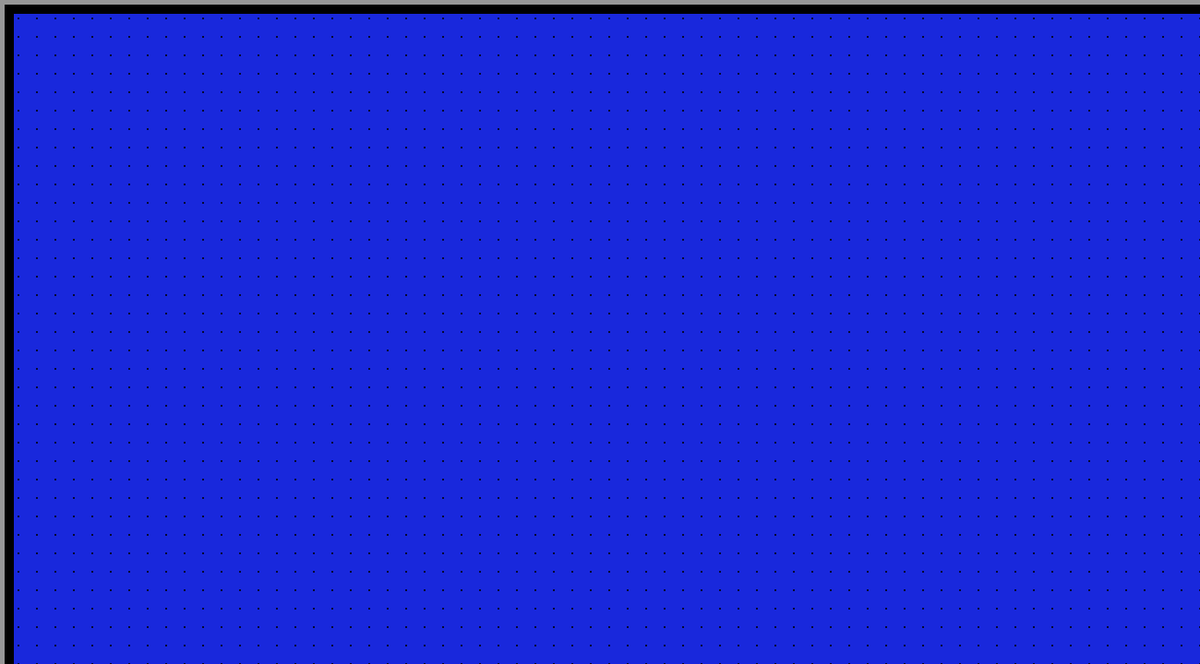
Frame 1 (no input)
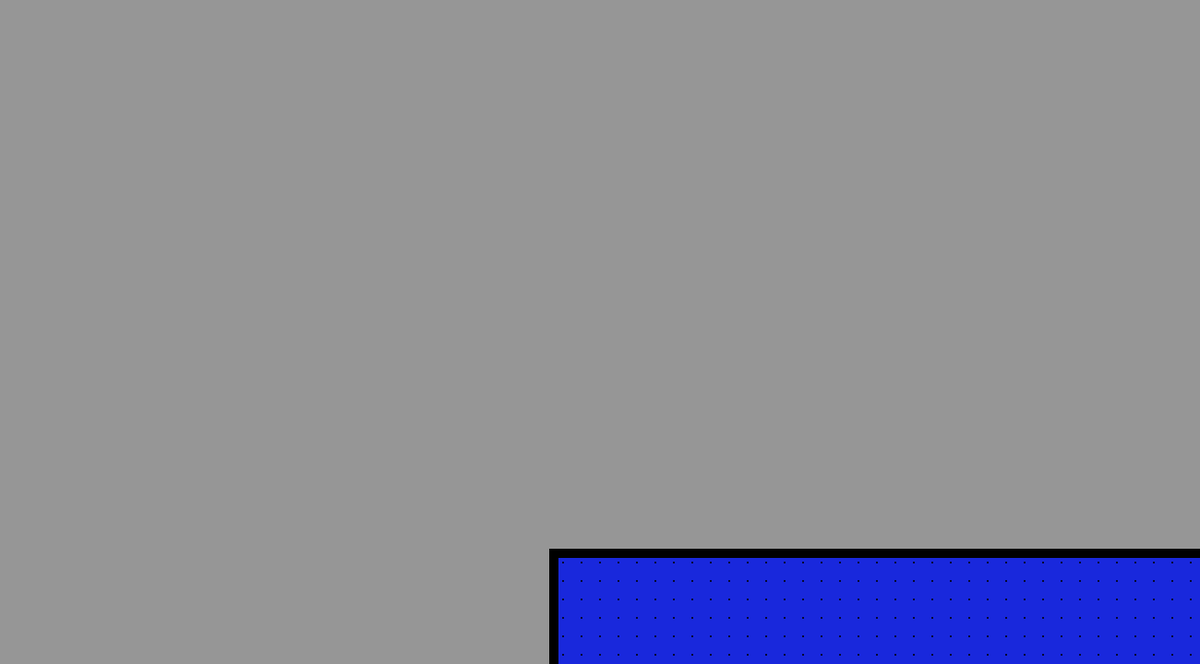
Frame 60 (the mouse pressed at the canvas centre just before this capture)
Frame 120 (the mouse held since frame 60 and released just before this capture): identical to frame 60, image omitted

The Processing sketch that drew these frames (run headless with seeded random() and noise(); from frame 60 on, the mouse is pressed at the canvas centre):

// Processing sketch: TheBytes
// ── TheBytes.pde
int gridScale, grdWidth, grdHeight;
Grid griddle;
float scale;
float xPan;
float yPan;
float truMouseX;
float truMouseY;
float noiseScale;
static final int DEEPOCEAN = 0;
static final int SHALLOWOCEAN = 1;
static final int COASTLINE = 2;
static final int LIGHTGRASS = 3;
static final int GRASS = 4;
static final int LOWMONT = 5;
static final int HIGHMONT = 6;
static final int SNOW = 7;

void setup () {
  noiseDetail(8,0.6);
  int x = int(random(1000000));
  println(x);
  noiseSeed(x);
  size(1300, 720);
  gridScale = 20;
  grdWidth = 3200;
  grdHeight = 3200;
  noiseScale = .02;
  griddle = new Grid(0, 0, grdWidth/gridScale, grdHeight/gridScale);
  noStroke();
  xPan = width/2;
  yPan = height/2;
  fill(0);
  scale = 1;
  for(int i = 0; i < 5; i++){
   griddle.edgeSmoothing();
  }
  Cell[] cells = new Cell[25600];
  int counter = 0;
  for(int i = 0; i < 160; i++){
      for(int j = 0; j < 160; j++){   
          cells[counter] = griddle.Cells[i][j];
          counter++;
      }
    }
}

void draw () {
  truMouseX = (mouseX + xPan - width/2)/scale;
  truMouseY = (mouseY + yPan - height/2)/scale;
  
  if(mouseX > width - 75){
    xPan += 10; 
  } else if (mouseX < 75){
    xPan -= 10; 
  }
  
  if(mouseY > height - 75){
    yPan += 10; 
  } else if (mouseY < 75){
    yPan -= 10; 
  }
  
  
  background(150);
  pushMatrix();
  translate(-xPan, -yPan);
  translate(width/2, height/2);
  scale(scale);
  griddle.display();
  popMatrix();
}

void mouseWheel (MouseEvent event) {
  float scaleAmt = 1 + (.1 * event.getCount());
  
  scale *= scaleAmt;
  xPan *= scaleAmt;
  yPan *= scaleAmt;
}

// ── Cell.pde
class Cell extends Entity{
  PVector gridPos;
  float noise, dTC, noise2;
  int type, nextType;

  Cell(int x_, int y_, float n_) {
    super(new PVector(x_ * gridScale + gridScale/2, y_ * gridScale + gridScale/2), "hey");
    gridPos = new PVector(x_, y_);
    noise = n_;
    if (gridPos.y < gridPos.x && gridPos.x < -gridPos.y + grdHeight/gridScale) {
      //Top
      dTC = dist(gridPos.x, gridPos.y, gridPos.x, 0);
    } else if (gridPos.y < gridPos.x && gridPos.x >= -gridPos.y + grdHeight/gridScale) {
      //Right
      dTC = dist(gridPos.x, gridPos.y, grdWidth/gridScale, gridPos.y);
    } else if (gridPos.y >= gridPos.x && gridPos.x < -gridPos.y + grdHeight/gridScale) {
      //Left
      dTC = dist(gridPos.x, gridPos.y, 0, gridPos.y);
    } else if (gridPos.y >= gridPos.x && gridPos.x >= -gridPos.y + grdHeight/gridScale) {
      //Bottom
      dTC = dist(gridPos.x, gridPos.y, gridPos.x, grdHeight/gridScale);
    }
    dTC = map(dTC, 0, grdWidth/(gridScale * 2), 0, 1);
    if (dTC < 0) {
      dTC = 0;
    } else if (dTC > 1) {
      dTC = 1;
    }
    
    if(dTC > .7){
      dTC = .7; 
    }
    
    
    noise = (noise + dTC)/2;
    //noise *= dTC + .5;
    
    if (noise < .5) {
      fill(25, 40, 220);
      type = DEEPOCEAN;
    } else if (noise < .54) {
      fill(80, 100, 235);
      type = SHALLOWOCEAN;
    } else if (noise < .6) {
      fill(200, 230, 100);
      type = COASTLINE;
    } else if (noise < .65) {
      fill(20, 225, 45);
      type = LIGHTGRASS;
    } else if (noise < .7) {
      type = GRASS;
      fill(20, 150, 45);
    } else if (noise < .8) {
      fill(100, 50, 0);
      type = LOWMONT;
    } else if (noise < .9) {
      fill(50, 25, 0);
      type = HIGHMONT;
    } else if (noise > .9) {
      fill(255);
      type = SNOW;
    } else {
      fill(noise * 255);
    }
    
  }

  void display() {
    
    if (type == DEEPOCEAN) {
      fill(25, 40, 220);
    } else if (type == SHALLOWOCEAN) {
      fill(45, 85, 220);
    } else if (type == COASTLINE) {
      fill(200, 230, 100);
    } else if (type == LIGHTGRASS) {
      fill(20, 225, 45);
    } else if (type == GRASS) {
      fill(20, 150, 45);
    } else if (type == LOWMONT) {
      fill(100, 50, 0);
    } else if (type == HIGHMONT) {
      fill(50, 25, 0);
    } else if (type == SNOW) {
      fill(255);
    } else {
      fill(noise * 255);
    }
    
    
    //fill(dTC * 255);

    rect(gridPos.x * gridScale - .02, gridPos.y * gridScale - .02, gridScale + .04, gridScale + .04);
    fill(0);
    ellipse(pos.x, pos.y, 2, 2);
  }

  PVector getMouseGridspace() {
    int x, y;
    x = int(truMouseX/gridScale);
    y = int(truMouseY/gridScale);
    return new PVector(x, y);
  }

  boolean exists(int x, int y, Cell[][] cells) {
    boolean ifx, ify;
    ifx = true;
    ify = true;

    if (x < 0) {
      if (x + gridPos.x < 0) {
        ifx = false;
      }
    }
    if (x > 0) {
      if (x + gridPos.x > cells[0].length - 1) {
        ifx = false;
      }
    }

    if (y < 0) {
      if (y + gridPos.y < 0) {
        ify = false;
      }
    }
    if (y > 0) {
      if (y + gridPos.y > cells.length - 1) {
        ify = false;
      }
    }
    return ifx && ify;
  }

  void update() {
    PVector maus = getMouseGridspace();
  }
  
  void smoothEdges(Cell[][] cells) {
    int smooth = 0;
    int count = 0;
    float avg = 0;
    boolean smoothings = false;
    if(exists(-1, 0, cells)){
      count++;
       if (cells[int(gridPos.y)][int(gridPos.x - 1)].type == type){
         smooth++;
       }
       avg += cells[int(gridPos.y)][int(gridPos.x - 1)].type;
     }
     
     if(exists(1, 0, cells)){
       count++;
       if (cells[int(gridPos.y)][int(gridPos.x + 1)].type == type){
         smooth++;
       }
       avg += cells[int(gridPos.y)][int(gridPos.x + 1)].type;
     }
     
     if(exists(0, -1, cells)){
       count++;
       if (cells[int(gridPos.y - 1)][int(gridPos.x)].type == type){
         smooth++;
       }
       avg += cells[int(gridPos.y - 1)][int(gridPos.x)].type;
     }
     
     if(exists(0, 1, cells)){
       count++;
       if (cells[int(gridPos.y + 1)][int(gridPos.x)].type == type){
         smooth++;
       }
       avg += cells[int(gridPos.y + 1)][int(gridPos.x)].type;
     }
     
     if(exists(-1, -1, cells)){
       count++;
       if (cells[int(gridPos.y - 1)][int(gridPos.x - 1)].type == type){
         smooth++;
       }
       avg += cells[int(gridPos.y - 1)][int(gridPos.x - 1)].type;
     }
     
     if(exists(-1, 1, cells)){
       count++;
       if (cells[int(gridPos.y + 1)][int(gridPos.x - 1)].type == type){
         smooth++;
       }
       avg += cells[int(gridPos.y + 1)][int(gridPos.x - 1)].type;
     }
     
     if(exists(1, -1, cells)){
       count++;
       if (cells[int(gridPos.y - 1)][int(gridPos.x + 1)].type == type){
         smooth++;
       }
       avg += cells[int(gridPos.y - 1)][int(gridPos.x + 1)].type;
     }
     
     if(exists(1, 1, cells)){
       count++;
       if (cells[int(gridPos.y + 1)][int(gridPos.x + 1)].type == type){
         smooth++;
       }
       avg += cells[int(gridPos.y + 1)][int(gridPos.x + 1)].type;
     }
    if(count < 8){
     type = 0; 
    }
    avg /= 8;
    
     if(smooth <= 4){
       smoothings = true;
     } else {
       smoothings = false;
     }
     
     if(smoothings){
       nextType = int(avg);
     } else {
      nextType = type; 
     }
   }
  }
  
  

// ── Entity.pde
class Entity {
  String id;
  PVector pos;
   Entity( PVector p_, String i_ ){
     id = i_;
     pos = p_;
   }
}

// ── Grid.pde
class Grid {
  Cell[][] Cells;
  int gridWidth, gridHeight, counter;
  float xPos, yPos;
  
  Grid(float x_, float y_, int gw_, int gh_){
    Cells = new Cell[gh_][gw_];
    gridWidth = gw_;
    gridHeight = gh_;
    xPos = x_;
    yPos = y_;
    for(int i = 0; i < gridHeight; i++){
      Cell[] tempCells = new Cell[gridWidth];
      for(int j = 0; j < gridWidth; j++){
        tempCells[j] = new Cell(j, i, noise(j * noiseScale, i * noiseScale));
        counter++;
      }
      Cells[i] = tempCells;
    }
    println(counter);
  }
  
  
  
  void display(){
    
    for(int i = 0; i < gridHeight; i++){
      for(int j = 0; j < gridWidth; j++){   
          Cells[i][j].display();
      }
    }
    
    //stroke(0);
    
    for(int i = 0; i < gridWidth; i++){
      line(xPos + gridScale * i, yPos, xPos + gridScale * i, yPos + gridHeight * gridScale);
    }
    
    for(int i = 0; i < gridHeight; i++){
      line(xPos, yPos + gridScale * i, xPos + gridWidth * gridScale, yPos + gridScale * i);
    }
    
    rectMode(CORNERS);
    fill(0);
    rect(-5, -5, 5, gridHeight * gridScale);
    rect(-5, -5, gridWidth * gridScale, 5);
    rect(- 5, gridHeight * gridScale - 5, gridWidth * gridScale, gridHeight * gridScale + 5);
    rect(gridWidth * gridScale - 5, -5, gridWidth * gridScale + 5, gridHeight * gridScale);
    rectMode(CORNER);
    
  }
  
  
  void edgeSmoothing() {
     for(int i = 0; i < gridHeight; i++){
      for(int j = 0; j < gridWidth; j++){   
          Cells[i][j].smoothEdges(Cells);
      }
    }
    for(int i = 0; i < gridHeight; i++){
      for(int j = 0; j < gridWidth; j++){   
          Cells[i][j].type = Cells[i][j].nextType;
      }
    }
  }
}
